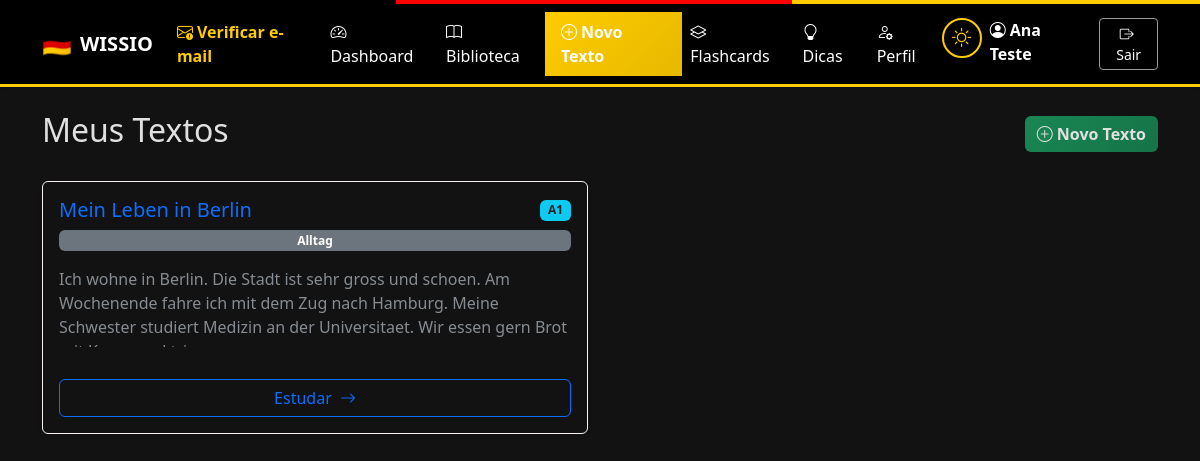
/textos (signed in), run on the app's committed database.
### models.py (models this page shows, shortened)
class Usuario(db.Model):
    __tablename__ = 'usuarios'
    id = db.Column(db.Integer, primary_key=True)
    nome = db.Column(db.String(100), nullable=False)
    email = db.Column(db.String(120), unique=True, nullable=False)
    senha_hash = db.Column(db.String(255), nullable=False)
    objetivo = db.Column(db.Enum(ObjetivoAprendizagem), nullable=True, values_callable=_valores_enum)
    nivel_atual = db.Column(db.Enum(NivelCEFR), default=NivelCEFR.A1, values_callable=_valores_enum)
    meta_diaria_minutos = db.Column(db.Integer, default=5)
    meta_semanal_textos = db.Column(db.Integer, default=3)
    meta_flashcards_iniciais = db.Column(db.Integer, default=20)
    onboarding_concluido = db.Column(db.Boolean, default=False)
    email_verificado = db.Column(db.Boolean, default=False)
    token_verificacao = db.Column(db.String(100), nullable=True)
    token_verificacao_expira = db.Column(db.DateTime, nullable=True)
    tema_escuro = db.Column(db.Boolean, default=False)  # Preferência de tema
    created_at = db.Column(db.DateTime, default=datetime.utcnow)
    updated_at = db.Column(db.DateTime, default=datetime.utcnow, onupdate=datetime.utcnow)
    textos = db.relationship('Texto', backref='usuario', lazy=True, cascade='all, delete-orphan')
    flashcards = db.relationship('Flashcard', backref='usuario', lazy=True, cascade='all, delete-orphan')
    progresso_flashcards = db.relationship('ProgressoFlashcard', backref='usuario', lazy=True, cascade='all, delete-orphan')
    ctest_submissoes = db.relationship('CTestSubmissao', backref='usuario', lazy=True, cascade='all, delete-orphan')
    estatisticas_diarias = db.relationship('EstatisticaDiaria', backref='usuario', lazy=True, cascade='all, delete-orphan')

class Texto(db.Model):
    __tablename__ = 'textos'
    id = db.Column(db.Integer, primary_key=True)
    titulo = db.Column(db.String(150), nullable=False)
    conteudo_original = db.Column(db.Text, nullable=False)
    nivel = db.Column(db.Enum(NivelCEFR), nullable=False, values_callable=_valores_enum)
    ctest_conteudo = db.Column(db.Text, nullable=True)
    ctest_respostas = db.Column(db.JSON, nullable=True)
    categoria = db.Column(db.String(50), nullable=True)
    tempo_estimado_min = db.Column(db.Integer, nullable=True)
    imagem_url = db.Column(db.String(500), nullable=True)
    created_at = db.Column(db.DateTime, default=datetime.utcnow)
    usuario_id = db.Column(db.Integer, db.ForeignKey('usuarios.id'), nullable=False)
    flashcards = db.relationship('Flashcard', backref='texto', lazy=True, cascade='all, delete-orphan')
    ctest_submissoes = db.relationship('CTestSubmissao', backref='texto', lazy=True, cascade='all, delete-orphan')

### app.py (the view, shortened to what this page needs)
@app.route('/textos')
@login_required
def lista_textos():
    usuario = get_current_user()
    nivel_filtro = request.args.get('nivel')
    busca = request.args.get('busca', '').strip()
    categoria = request.args.get('categoria')
    query = Texto.query.filter_by(usuario_id=usuario.id)
    if nivel_filtro:
        query = query.filter(Texto.nivel == NivelCEFR(nivel_filtro))
    if categoria:
        query = query.filter(Texto.categoria == categoria)
    textos = query.order_by(Texto.created_at.desc()).all()
    categorias = db.session.query(Texto.categoria).filter_by(usuario_id=usuario.id).distinct().all()
    categorias = [c[0] for c in categorias if c[0]]
    return render_template('textos.html',
                         textos=textos,
                         categorias=categorias,
                         niveis=NivelCEFR,
                         filtro_nivel=nivel_filtro,
                         filtro_categoria=categoria,
                         busca=busca)

### app.py (called while the page is built)
def login_required(f):
    @wraps(f)
    def decorated_function(*args, **kwargs):
        if 'usuario_id' not in session:
            flash('Faça login para acessar esta página.', 'warning')
            return redirect(url_for('login', next=request.url))
        return f(*args, **kwargs)
    return decorated_function

def get_current_user():
    if 'usuario_id' in session:
        return Usuario.query.get(session['usuario_id'])
    return None

@app.context_processor
def inject_globals():
    usuario = get_current_user()
    tema_escuro = session.get('tema_escuro')
    if tema_escuro is None and usuario is not None:
        tema_escuro = usuario.tema_escuro
    return {
        'usuario': usuario,
        'tema_escuro': bool(tema_escuro),
    }

### templates/textos.html (shortened to what this page needs)
{% extends "base.html" %}
{% block content %}
<div class="d-flex justify-content-between align-items-center mb-4">
    <h2>Meus Textos</h2>
    <a href="{{ url_for('novo_texto') }}" class="btn btn-wissio-success fw-bold"><i class="bi bi-plus-circle me-1"></i>Novo Texto</a>
</div>
<div class="row">
    {% for texto in textos %}
    <div class="col-md-6 mb-4">
        <div class="card shadow-sm h-100">
            <div class="card-body d-flex flex-column">
                <div class="d-flex justify-content-between align-items-center mb-2">
                    <h5 class="card-title text-primary m-0">{{ texto.titulo }}</h5>
                    <span class="badge bg-info text-dark">{{ texto.nivel.value }}</span>
                </div>
                {% if texto.categoria %}
                <span class="badge bg-secondary mb-2">{{ texto.categoria }}</span>
                {% endif %}
                <p class="card-text text-muted mt-2 flex-grow-1" style="max-height: 80px; overflow: hidden;">
                    {{ texto.conteudo_original[:200] }}...
                </p>
                <div class="mt-3">
                    <a href="{{ url_for('ver_texto', id=texto.id) }}" class="btn btn-outline-primary w-100">Estudar <i class="bi bi-arrow-right ms-1"></i></a>
                </div>
            </div>
        </div>
    </div>
    {% endfor %}
</div>
{% endblock %}

### templates/base.html (shortened to what this page needs)
<!DOCTYPE html>
<html lang="pt-br" data-bs-theme="{{ 'dark' if tema_escuro else 'light' }}">
<head>
    <link href="https://cdn.jsdelivr.net/npm/bootstrap@5.3.0/dist/css/bootstrap.min.css" rel="stylesheet">
    <link href="https://cdn.jsdelivr.net/npm/bootstrap-icons@1.11.0/font/bootstrap-icons.css" rel="stylesheet">
</head>
<body>
    <nav class="navbar navbar-expand-lg navbar-wissio shadow-sm">
        <div class="container">
            <a class="navbar-brand fw-bold d-flex align-items-center" href="{{ url_for('home') }}">
                <span class="me-2" style="font-size: 1.5rem;">🇩🇪</span>
                WISSIO
            </a>
            <div class="collapse navbar-collapse" id="navbarNav">
                <ul class="navbar-nav me-auto">
                    {% if session.get('usuario_id') %}
                        {% if usuario and not usuario.email_verificado %}
                        <li class="nav-item">
                            <a class="nav-link fw-semibold" href="{{ url_for('verificar_email') }}"
                               style="color: var(--wissio-gold) !important;" title="Verificar e-mail">
                                <i class="bi bi-envelope-exclamation me-1"></i>Verificar e-mail
                            </a>
                        </li>
                        {% endif %}
                        <li class="nav-item">
                            <a class="nav-link" href="{{ url_for('dashboard') }}"><i class="bi bi-speedometer2 me-1"></i>Dashboard</a>
                        </li>
                        <li class="nav-item">
                            <a class="nav-link" href="{{ url_for('biblioteca') }}"><i class="bi bi-book me-1"></i>Biblioteca</a>
                        </li>
                        <li class="nav-item">
                            <a class="nav-link btn-wissio-primary px-3" href="{{ url_for('novo_texto') }}"><i class="bi bi-plus-circle me-1"></i>Novo Texto</a>
                        </li>
                        <li class="nav-item">
                            <a class="nav-link" href="{{ url_for('painel_flashcards') }}"><i class="bi bi-layers me-1"></i>Flashcards</a>
                        </li>
                        <li class="nav-item">
                            <a class="nav-link" href="{{ url_for('dicas_alemao') }}"><i class="bi bi-lightbulb me-1"></i>Dicas</a>
                        </li>
                        <li class="nav-item">
                            <a class="nav-link" href="{{ url_for('perfil') }}"><i class="bi bi-person-gear me-1"></i>Perfil</a>
                        </li>
                    {% endif %}
                </ul>
                <ul class="navbar-nav ms-auto">
                    {% if session.get('usuario_id') %}
                        <li class="nav-item me-2">
                            <button class="theme-toggle" onclick="toggleTema()" title="Alternar tema" aria-label="Alternar tema escuro/claro">
                                {% if tema_escuro %}
                                <i class="bi bi-sun" style="font-size: 1.2rem;"></i>
                                {% else %}
                                <i class="bi bi-moon" style="font-size: 1.2rem;"></i>
                                {% endif %}
                            </button>
                        </li>
                        <li class="nav-item me-3">
                            <span class="navbar-text">
                                <i class="bi bi-person-circle me-1"></i><strong>{{ session.get('usuario_nome') }}</strong>
                            </span>
                        </li>
                        <li class="nav-item">
                            <a class="btn btn-outline-light btn-sm" href="{{ url_for('logout') }}"><i class="bi bi-box-arrow-right me-1"></i>Sair</a>
                        </li>
                    {% endif %}
                </ul>
            </div>
        </div>
    </nav>
    <div class="container mt-4">
        {% block content %}
        {% endblock %}
    </div>
</body>
</html>

### templates/base.html (style rules this page uses)
:root { --wissio-black: #000000; --wissio-red: #FF0000; --wissio-gold: #FFCC00; --wissio-gold-dark: #E6B800; }
[data-bs-theme="dark"] { --bs-body-bg: #121212; --bs-body-color: #e0e0e0; --bs-card-bg: #1e1e1e; --bs-border-color: #f8f1f1; }
.navbar-wissio { background: var(--wissio-black); border-bottom: 3px solid var(--wissio-gold); }
.navbar-wissio .navbar-brand, .navbar-wissio .nav-link, .navbar-wissio .navbar-text { color: #ffffff !important; }
.navbar-wissio .btn-outline-light { border-color: rgba(255, 255, 255, 0.6); color: #ffffff; }
.btn-wissio-primary { background: linear-gradient(135deg, var(--wissio-gold) 0%, var(--wissio-gold-dark) 100%); border: none; color: var(--wissio-black); font-weight: 600; }
.btn-wissio-success { background: linear-gradient(135deg, #198754 0%, #157347 100%); border: none; }
.card { background-color: var(--bs-card-bg); border-color: var(--bs-border-color); }
.theme-toggle { background: none; border: 2px solid var(--wissio-gold); color: var(--wissio-gold); width: 40px; height: 40px; border-radius: 50%; display: flex; align-items: center; justify-content: center; transition: all 0.2s; }
[data-bs-theme="dark"] .theme-toggle { border-color: var(--wissio-gold); color: var(--wissio-gold); }

### data on the page
Usuario: get "Ana Teste"
Texto: titulo "Mein Leben in Berlin", nivel.value "A1", categoria "Alltag", conteudo_original "Ich wohne in Berlin. Die Stadt ist sehr gross und schoen. Am Wochenende fahre ich mit dem Zug nach Hamburg. Meine Schwester studiert Medizin an der Universitaet. Wir essen gern Brot…"
